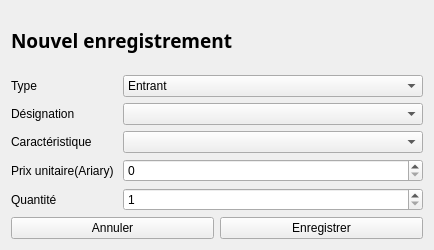
<?xml version="1.0" encoding="UTF-8"?>
<ui version="4.0">
 <class>StockEditor</class>
 <widget class="QWidget" name="StockEditor">
  <property name="geometry">
   <rect>
    <x>0</x>
    <y>0</y>
    <width>434</width>
    <height>250</height>
   </rect>
  </property>
  <property name="windowTitle">
   <string>Form</string>
  </property>
  <layout class="QHBoxLayout" name="horizontalLayout_7">
   <item>
    <layout class="QVBoxLayout" name="verticalLayout_3">
     <item>
      <layout class="QVBoxLayout" name="verticalLayout_2">
       <item>
        <widget class="QLabel" name="label">
         <property name="font">
          <font>
           <family>Segoe UI Black</family>
           <pointsize>14</pointsize>
           <bold>true</bold>
          </font>
         </property>
         <property name="text">
          <string>Nouvel enregistrement</string>
         </property>
        </widget>
       </item>
       <item>
        <layout class="QVBoxLayout" name="verticalLayout">
         <item>
          <layout class="QHBoxLayout" name="horizontalLayout">
           <item>
            <widget class="QLabel" name="label_2">
             <property name="text">
              <string>Type</string>
             </property>
            </widget>
           </item>
           <item>
            <widget class="QComboBox" name="typeCombo">
             <property name="minimumSize">
              <size>
               <width>300</width>
               <height>0</height>
              </size>
             </property>
             <item>
              <property name="text">
               <string>Entrant</string>
              </property>
             </item>
             <item>
              <property name="text">
               <string>Sortant</string>
              </property>
             </item>
            </widget>
           </item>
          </layout>
         </item>
         <item>
          <layout class="QHBoxLayout" name="horizontalLayout_2">
           <item>
            <widget class="QLabel" name="label_3">
             <property name="text">
              <string>Désignation</string>
             </property>
            </widget>
           </item>
           <item>
            <widget class="QComboBox" name="desCombo">
             <property name="minimumSize">
              <size>
               <width>300</width>
               <height>0</height>
              </size>
             </property>
            </widget>
           </item>
          </layout>
         </item>
         <item>
          <layout class="QHBoxLayout" name="horizontalLayout_3">
           <item>
            <widget class="QLabel" name="label_4">
             <property name="text">
              <string>Caractéristique</string>
             </property>
            </widget>
           </item>
           <item>
            <widget class="QComboBox" name="carCombo">
             <property name="minimumSize">
              <size>
               <width>300</width>
               <height>0</height>
              </size>
             </property>
            </widget>
           </item>
          </layout>
         </item>
         <item>
          <layout class="QHBoxLayout" name="horizontalLayout_6">
           <item>
            <widget class="QLabel" name="label_6">
             <property name="text">
              <string>Prix unitaire(Ariary)</string>
             </property>
            </widget>
           </item>
           <item>
            <widget class="QSpinBox" name="priceSpin">
             <property name="minimumSize">
              <size>
               <width>300</width>
               <height>0</height>
              </size>
             </property>
             <property name="alignment">
              <set>Qt::AlignLeading|Qt::AlignLeft|Qt::AlignVCenter</set>
             </property>
             <property name="maximum">
              <number>999999999</number>
             </property>
            </widget>
           </item>
          </layout>
         </item>
         <item>
          <layout class="QHBoxLayout" name="horizontalLayout_4">
           <item>
            <widget class="QLabel" name="label_5">
             <property name="text">
              <string>Quantité</string>
             </property>
            </widget>
           </item>
           <item>
            <widget class="QSpinBox" name="qSpin">
             <property name="minimumSize">
              <size>
               <width>300</width>
               <height>0</height>
              </size>
             </property>
             <property name="alignment">
              <set>Qt::AlignLeading|Qt::AlignLeft|Qt::AlignVCenter</set>
             </property>
             <property name="minimum">
              <number>1</number>
             </property>
             <property name="maximum">
              <number>999999999</number>
             </property>
            </widget>
           </item>
          </layout>
         </item>
        </layout>
       </item>
      </layout>
     </item>
     <item>
      <layout class="QHBoxLayout" name="horizontalLayout_5">
       <item>
        <widget class="QPushButton" name="cancelBtn">
         <property name="text">
          <string>Annuler</string>
         </property>
        </widget>
       </item>
       <item>
        <widget class="QPushButton" name="saveBtn">
         <property name="text">
          <string>Enregistrer</string>
         </property>
        </widget>
       </item>
      </layout>
     </item>
    </layout>
   </item>
  </layout>
 </widget>
 <resources/>
 <connections/>
</ui>
